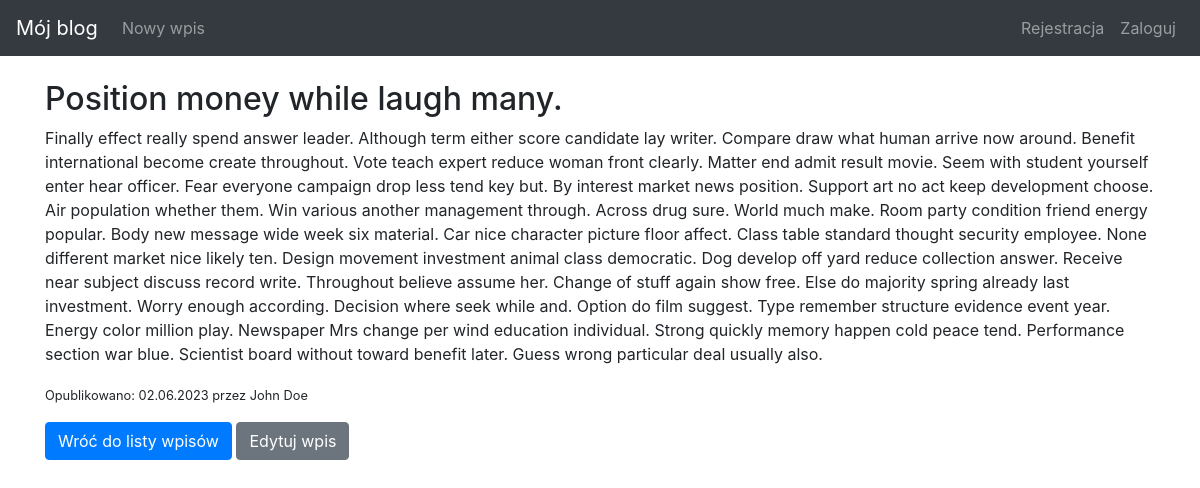
/post/117, run on the app's committed database.
### blog/models.py (models this page shows, shortened)
class Entry(db.Model):
    id = db.Column(db.Integer, primary_key=True)
    title = db.Column(db.String(80), nullable=False)
    body = db.Column(db.Text, nullable=False)
    pub_date = db.Column(db.DateTime, nullable=False, default=datetime.datetime.utcnow)
    is_published = db.Column(db.Boolean, default=False)
    user_id = db.Column(db.Integer, db.ForeignKey('user.id'))
    author = db.relationship('User', backref='posts')

class User(UserMixin, db.Model):
    id = db.Column(db.Integer, primary_key=True)
    name = db.Column(db.String(50), nullable=False)
    email = db.Column(db.String(120), unique=True, nullable=False)
    password_hash = db.Column(db.String(128))
    reset_password_token = db.Column(db.String(128))

### blog/routes.py (the view)
@app.route('/post/<int:entry_id>')
def entry_detail(entry_id):
    entry = Entry.query.filter_by(id=entry_id).first_or_404()
    return render_template('entry_detail.html', entry=entry)

### blog/templates/entry_detail.html
{% extends "base.html" %}
{% block content %}
{% if entry.is_published %}
<h2>{{ entry.title }}</h2>
<p>{{ entry.body }}</p>
<p><small>Opublikowano: {{ entry.pub_date.strftime('%d.%m.%Y') }} przez {{ entry.author.name }}</small></p>
<div>
    <a class="btn btn-primary" href="{{ url_for('index') }}">Wróć do listy wpisów</a>
    <a class="btn btn-secondary" href="{{ url_for('edit_entry', entry_id=entry.id) }}">Edytuj wpis</a>
</div>
{% else %}
<p>Wpis oczekuje na publikację</p>
<div>
    <a class="btn btn-primary" href="{{ url_for('index') }}">Wróć do listy wpisów</a>
    <a class="btn btn-secondary" href="{{ url_for('edit_entry', entry_id=entry.id) }}">Edytuj wpis</a>
</div>
{% endif %}
{% endblock %}

### blog/templates/base.html (style rules this page uses)
body { padding-top: 5rem; }

### data on the page
Entry: title "Position money while laugh many.", body "Finally effect really spend answer leader. Although term either score candidate lay writer. Compare draw what human arrive now around. Benefit international become create throughout. Vote teach expert reduce woman front clearly. Matter end admit result movie. Seem with student yourself enter hear officer. Fear everyone campaign drop less tend key but. By interest market news position. Support art no act keep development choose. Air population whether them. Win various another management through. Across drug sure. World much make. Room party condition friend energy popular. Body new message wide week six material. Car nice character picture floor affect. Class table standard thought security…", pub_date "02.06.2023"
User: author.name "John Doe"
